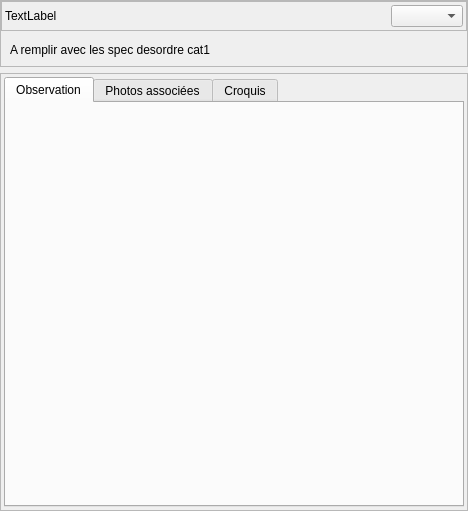
<?xml version="1.0" encoding="UTF-8"?>
<ui version="4.0">
 <class>Form</class>
 <widget class="QWidget" name="Form">
  <property name="geometry">
   <rect>
    <x>0</x>
    <y>0</y>
    <width>468</width>
    <height>511</height>
   </rect>
  </property>
  <property name="windowTitle">
   <string>Form</string>
  </property>
  <layout class="QVBoxLayout" name="verticalLayout_2" stretch="0,20">
   <property name="leftMargin">
    <number>0</number>
   </property>
   <property name="topMargin">
    <number>0</number>
   </property>
   <property name="rightMargin">
    <number>0</number>
   </property>
   <property name="bottomMargin">
    <number>0</number>
   </property>
   <item>
    <widget class="QFrame" name="frametoolwidg">
     <property name="frameShape">
      <enum>QFrame::StyledPanel</enum>
     </property>
     <property name="frameShadow">
      <enum>QFrame::Raised</enum>
     </property>
     <layout class="QVBoxLayout" name="verticalLayout_5">
      <property name="spacing">
       <number>3</number>
      </property>
      <property name="leftMargin">
       <number>0</number>
      </property>
      <property name="topMargin">
       <number>0</number>
      </property>
      <property name="rightMargin">
       <number>0</number>
      </property>
      <property name="bottomMargin">
       <number>0</number>
      </property>
      <item>
       <widget class="QFrame" name="frame_2">
        <property name="frameShape">
         <enum>QFrame::StyledPanel</enum>
        </property>
        <property name="frameShadow">
         <enum>QFrame::Raised</enum>
        </property>
        <layout class="QGridLayout" name="gridLayout_3" columnstretch="1,0">
         <property name="leftMargin">
          <number>3</number>
         </property>
         <property name="topMargin">
          <number>3</number>
         </property>
         <property name="rightMargin">
          <number>3</number>
         </property>
         <property name="bottomMargin">
          <number>3</number>
         </property>
         <item row="0" column="0">
          <widget class="QLabel" name="label_2">
           <property name="text">
            <string>TextLabel</string>
           </property>
          </widget>
         </item>
         <item row="0" column="1">
          <widget class="QComboBox" name="comboBox_groupedes"/>
         </item>
        </layout>
       </widget>
      </item>
      <item>
       <widget class="QStackedWidget" name="stackedWidget">
        <property name="currentIndex">
         <number>0</number>
        </property>
        <widget class="QWidget" name="page">
         <layout class="QHBoxLayout" name="horizontalLayout">
          <item>
           <widget class="QLabel" name="label">
            <property name="text">
             <string>A remplir avec les spec desordre cat1</string>
            </property>
           </widget>
          </item>
         </layout>
        </widget>
        <widget class="QWidget" name="page_2">
         <layout class="QHBoxLayout" name="horizontalLayout_2">
          <item>
           <widget class="QLabel" name="label_3">
            <property name="text">
             <string>A remplir avec les spec desordre cat2</string>
            </property>
           </widget>
          </item>
         </layout>
        </widget>
       </widget>
      </item>
     </layout>
    </widget>
   </item>
   <item>
    <widget class="QFrame" name="framechildtoolwidg">
     <property name="frameShape">
      <enum>QFrame::StyledPanel</enum>
     </property>
     <property name="frameShadow">
      <enum>QFrame::Raised</enum>
     </property>
     <layout class="QVBoxLayout" name="verticalLayout">
      <property name="leftMargin">
       <number>3</number>
      </property>
      <property name="topMargin">
       <number>3</number>
      </property>
      <property name="rightMargin">
       <number>3</number>
      </property>
      <property name="bottomMargin">
       <number>3</number>
      </property>
      <item>
       <widget class="QTabWidget" name="tabWidget">
        <property name="currentIndex">
         <number>0</number>
        </property>
        <widget class="QWidget" name="tab">
         <attribute name="title">
          <string>Observation</string>
         </attribute>
         <layout class="QGridLayout" name="gridLayout" columnstretch="0">
          <property name="leftMargin">
           <number>3</number>
          </property>
          <property name="topMargin">
           <number>3</number>
          </property>
          <property name="rightMargin">
           <number>3</number>
          </property>
          <property name="bottomMargin">
           <number>3</number>
          </property>
         </layout>
        </widget>
        <widget class="QWidget" name="tab_2">
         <attribute name="title">
          <string>Photos associées</string>
         </attribute>
         <layout class="QVBoxLayout" name="verticalLayout_3">
          <property name="leftMargin">
           <number>3</number>
          </property>
          <property name="topMargin">
           <number>3</number>
          </property>
          <property name="rightMargin">
           <number>3</number>
          </property>
          <property name="bottomMargin">
           <number>3</number>
          </property>
         </layout>
        </widget>
        <widget class="QWidget" name="tab_3">
         <attribute name="title">
          <string>Croquis</string>
         </attribute>
         <layout class="QVBoxLayout" name="verticalLayout_4">
          <property name="leftMargin">
           <number>3</number>
          </property>
          <property name="topMargin">
           <number>3</number>
          </property>
          <property name="rightMargin">
           <number>3</number>
          </property>
          <property name="bottomMargin">
           <number>3</number>
          </property>
         </layout>
        </widget>
       </widget>
      </item>
     </layout>
    </widget>
   </item>
  </layout>
 </widget>
 <resources/>
 <connections/>
</ui>
